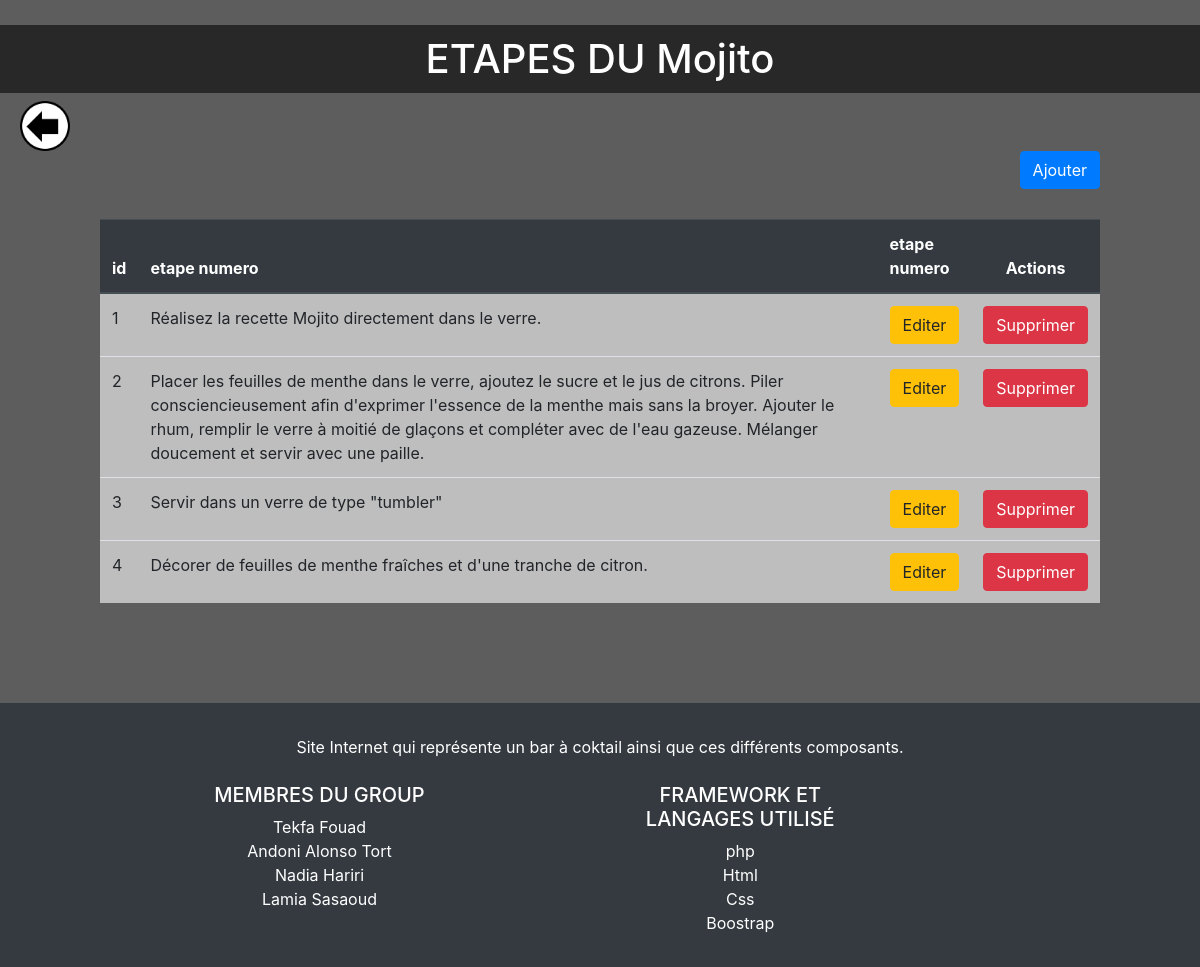
The app's page /Controlleur/CRUD/CRUD_etape.php?action=read&c_id=1 with its own data.
### tables this page shows
CREATE TABLE  cocktail  (
   c_id  int(11) PRIMARY KEY AUTO_INCREMENT NOT NULL,
   c_nom  varchar(45) NOT NULL,
   c_cat  enum('SD','LD','AD') NOT NULL,
   c_prix  float NOT NULL
);

CREATE TABLE  etape  (
   c_id  int(11) NOT NULL,
   e_num  int(11) NOT NULL,
   e_desc  text NOT NULL,
   FOREIGN KEY (c_id) REFERENCES  cocktail(c_id)
   ON DELETE CASCADE
   ON UPDATE CASCADE,
   PRIMARY KEY ( c_id ,  e_num )
);

### Controlleur/MyPDO.php (called while the page is built, shortened)
<?php
class MyPDO {
    private PDO $pdo;
    private PDOStatement $pdos_select;
    private PDOStatement $pdos_selectAllById;
    private string $nomTable;
    public function __construct($sgbd, $host, $db, $user, $password, $table='null'){
        $this->pdo = new PDO("mysql:host=".$host.";dbname=".$db, $user, $password);
        $this->pdo->setAttribute(PDO::ATTR_ERRMODE, PDO::ERRMODE_EXCEPTION);
    }
    public function initPDOS_selectAllById($nomId, $valeur) {
        $query = 'SELECT * FROM '
            .$this->nomTable . ' WHERE '. $nomId.' = '. $valeur;
        $this->pdos_selectAllById = $this->pdo->prepare($query);
    }
    public function getSpecific($nomId, $valeur): array {
        $this->initPDOS_selectAllById($nomId, $valeur);
        $this->getPdosSelectAllById()->execute();
        return $this->getPdosSelectAllById()->fetchAll(PDO::FETCH_CLASS,
            "bar\Entite".ucfirst($this->getNomTable()));
    }
    public function initPDOS_select(string $nomColID = "id"): void
    {
        $requete = "SELECT * FROM ".$this->nomTable ." WHERE $nomColID = :$nomColID";
        $this->pdos_select = $this->pdo->prepare($requete);
    }
    public function get($key, $val) {
        if (!isset($this->pdos_select))
            $this->initPDOS_select($key);
        $this->getPdosSelect()->bindValue(":".$key,$val);
        $this->getPdosSelect()->execute();
        return $this->getPdosSelect()
            ->fetchObject("bar\Entite".ucfirst($this->getNomTable()));
    }
    public function getPdosSelect(): PDOStatement
    {
        return $this->pdos_select;
    }
    public function getPdosSelectAllById(): PDOStatement
    {
        return $this->pdos_selectAllById;
    }
    public function getNomTable(): string
    {
        return $this->nomTable;
    }
    public function setNomTable(string $nomTable): MyPDO
    {
        $this->nomTable = $nomTable;
        return $this;
    }
}
?>

### Modele/EntiteCocktail.php (called while the page is built, shortened)
<?php
class EntiteCocktail{
protected int $c_id;
    public function getCId(): int
    {
        return $this->c_id;
    }
}

### Modele/EntiteEtape.php (called while the page is built, shortened)
<?php
class EntiteEtape{
protected int $c_id;
protected int  $e_num;
protected string  $e_desc;
    public function getCId(): int
    {
        return $this->c_id;
    }
    public function getENum(): int
    {
        return $this->e_num;
    }
    public function getEDesc(): string
    {
        return $this->e_desc;
    }
}

### Vue/etapes.php (the view, shortened to what this page needs)
<?php
class vueEtapes {
    public function getDebutHTML($titre, $lienRetour) : string {
        $corps =    '<!DOCTYPE html>
                        <html lang="en">
                        <head>
                            <meta charset="UTF-8">
                            <meta http-equiv="X-UA-Compatible" content="IE=edge">
                            <meta name="viewport" content="width=device-width, initial-scale=1.0">
                            <link rel="stylesheet" href="https://stackpath.bootstrapcdn.com/bootstrap/4.3.1/css/bootstrap.min.css">
                            <link rel="stylesheet" href="../../css/style.css">
                            <link rel="stylesheet" href="../../css/utensiles.css">
                            <title>etapes</title>
                        </head>
                        <h1>'.$titre.'</h1>
                        <div class="arrow" id="retour">
                            <a href="'.$lienRetour.'"><img src="../../images/retour.png" alt="retour" class="retour" ></a>
                        </i>
                        </div>
                    <body>';
        return $corps;
    }
    public function getHTMLTable($va, $cocktail) : string {
        $corps = '<div id="informationEntite">
                    <div class="buttonContainer">
                        <form id="insererUtensileFormButton"  method="post" action="?action=create&c_id='.$cocktail->getCId().'">
                        <button type="submit" class="btn btn-primary" id="btn_ajouter">Ajouter</button>
                        </form>
                    </div>
                    <div class="tableContainer">
                        <table class="table">
                            <thead class="thead-dark">
                                <tr>
                                    <th scope="col">id</th>
                                    <th scope="col">etape numero</th>
                                    <th scope="col">etape numero</th>
                                    <th scope="col" colspan="3" style="text-align: center;">Actions</th>
                                </tr>
                            </thead>
                            <tbody>';
        foreach ($va as $valeur){
            if ($valeur instanceof EntiteEtape) {
                $corps.= '          <tr>
                                    <td class="rowsInformation">'. $valeur->getENum() . '</td>
                                    <td class="rowsInformation">'. $valeur->getEDesc() . '</td>
                                    <td class="td_buttons_actions">
                                        <a href="?action=update&c_id='.$valeur->getCId().'&e_num='.$valeur->getENum().'">
                                            <button type="button" class="btn btn-warning etapes-btn">Editer</button>
                                        </a>
                                    </td>
                                    <td class="td_buttons_actions">
                                        <a href="?action=suppression&c_id='.$valeur->getCId().'&e_num='.$valeur->getENum().'">
                                            <button type="button" class="btn btn-danger">Supprimer</button>
                                        </a>
                                    </td>
                                </tr>';
            }
        }
        $corps.= '      </tbody>
                       </table>
                    </div>
                </div> ';
        return $corps;
    }
}

### css/style.css (style rules this page uses)
h1 { text-align: center; color: white; background-color: rgba(2, 2, 2, 0.575); margin-top: 25px; padding: 10px; }
body { background: rgba(233, 177, 72, 0.603); background-color: rgba(43, 43, 43, 0.76); background-repeat: no-repeat; background-size: cover; color: aliceblue; }
.buttonContainer { display: flex; flex-direction: row-reverse ; }
.buttonContainer button { margin-right: 100px; }
.tableContainer { background-color: rgb(190, 190, 190); margin: 100px; margin-top: 30px; }
td.td_buttons_actions { width: 10px; }
.retour { height: 50px; width: 50px; margin-left: 20px; }

### records on screen
cocktail: c_nom "ETAPES DU Mojito"
etape: e_num "1", e_desc "Réalisez la recette Mojito directement dans le verre."
etape: e_num "2", e_desc "Placer les feuilles de menthe dans le verre, ajoutez le sucre et le jus de citrons. Piler consciencieusement afin d'exprimer l'essence de la menthe mais sans la broyer. Ajouter le rhum, remplir le verre à moitié de glaçons et compléter avec de l'eau gazeuse. Mélanger doucement et servir avec une paille."
etape: e_num "3", e_desc "Servir dans un verre de type \"tumbler\""
etape: e_num "4", e_desc "Décorer de feuilles de menthe fraîches et d'une tranche de citron."
